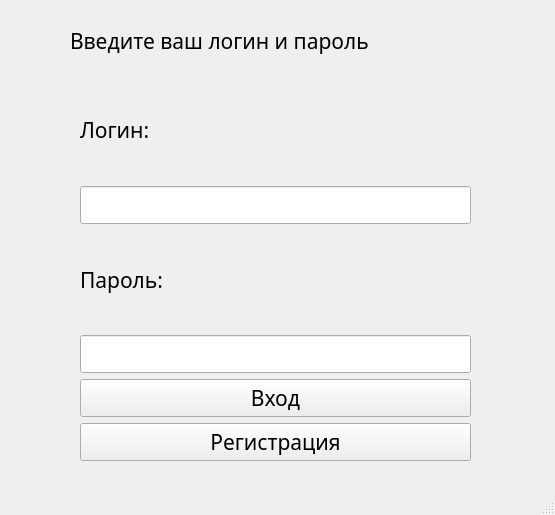
<?xml version="1.0" encoding="UTF-8"?>
<ui version="4.0">
 <class>MainWindow</class>
 <widget class="QMainWindow" name="MainWindow">
  <property name="geometry">
   <rect>
    <x>0</x>
    <y>0</y>
    <width>555</width>
    <height>515</height>
   </rect>
  </property>
  <property name="windowTitle">
   <string>MainWindow</string>
  </property>
  <widget class="QWidget" name="centralwidget">
   <widget class="QWidget" name="verticalLayoutWidget">
    <property name="geometry">
     <rect>
      <x>80</x>
      <y>80</y>
      <width>391</width>
      <height>381</height>
     </rect>
    </property>
    <property name="font">
     <font>
      <family>MV Boli</family>
      <pointsize>16</pointsize>
      <weight>50</weight>
      <bold>false</bold>
     </font>
    </property>
    <layout class="QVBoxLayout" name="verticalLayout">
     <item>
      <widget class="QLabel" name="login">
       <property name="font">
        <font>
         <family>MV Boli</family>
         <pointsize>16</pointsize>
         <weight>50</weight>
         <bold>false</bold>
        </font>
       </property>
       <property name="text">
        <string>Логин:</string>
       </property>
      </widget>
     </item>
     <item>
      <widget class="QLineEdit" name="name">
       <property name="font">
        <font>
         <family>MV Boli</family>
         <pointsize>16</pointsize>
         <weight>50</weight>
         <bold>false</bold>
        </font>
       </property>
      </widget>
     </item>
     <item>
      <widget class="QLabel" name="label_2">
       <property name="font">
        <font>
         <family>MV Boli</family>
         <pointsize>16</pointsize>
         <weight>50</weight>
         <bold>false</bold>
        </font>
       </property>
       <property name="text">
        <string>Пароль:</string>
       </property>
      </widget>
     </item>
     <item>
      <widget class="QLineEdit" name="password">
       <property name="font">
        <font>
         <family>MV Boli</family>
         <pointsize>16</pointsize>
         <weight>50</weight>
         <bold>false</bold>
        </font>
       </property>
      </widget>
     </item>
     <item>
      <widget class="QPushButton" name="vhhod">
       <property name="font">
        <font>
         <family>MV Boli</family>
         <pointsize>16</pointsize>
         <weight>50</weight>
         <bold>false</bold>
        </font>
       </property>
       <property name="text">
        <string>Вход</string>
       </property>
      </widget>
     </item>
     <item>
      <widget class="QPushButton" name="registrasia">
       <property name="font">
        <font>
         <family>MV Boli</family>
         <pointsize>16</pointsize>
         <weight>50</weight>
         <bold>false</bold>
        </font>
       </property>
       <property name="text">
        <string>Регистрация</string>
       </property>
      </widget>
     </item>
    </layout>
   </widget>
   <widget class="QLabel" name="predypregdenie">
    <property name="geometry">
     <rect>
      <x>70</x>
      <y>20</y>
      <width>441</width>
      <height>41</height>
     </rect>
    </property>
    <property name="font">
     <font>
      <family>MV Boli</family>
      <pointsize>16</pointsize>
      <weight>50</weight>
      <bold>false</bold>
     </font>
    </property>
    <property name="text">
     <string>Введите ваш логин и пароль</string>
    </property>
   </widget>
  </widget>
  <widget class="QMenuBar" name="menubar">
   <property name="geometry">
    <rect>
     <x>0</x>
     <y>0</y>
     <width>555</width>
     <height>21</height>
    </rect>
   </property>
  </widget>
  <widget class="QStatusBar" name="statusbar"/>
 </widget>
 <resources/>
 <connections/>
</ui>
